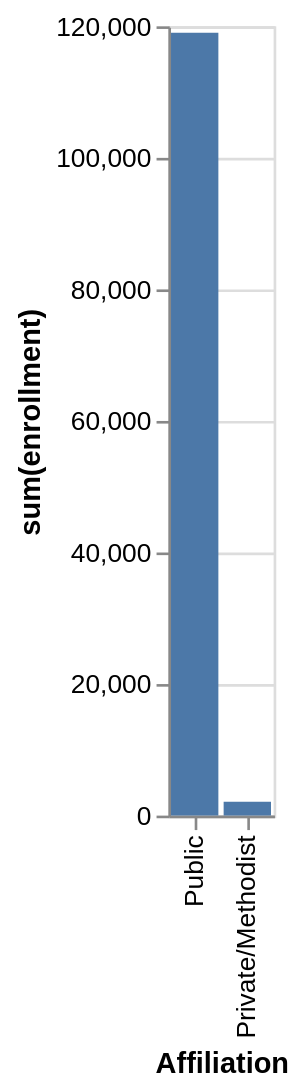

Vega-Lite specification for this chart:
### Vega-Lite specification from a JSON file in a GitHub repository (floating-point values rounded to 4 significant figures)
{"data": {"values": [{"x_data": "Public", "y_data": 119027}, {"x_data": "Private/Methodist", "y_data": 2100}]}, "mark": "bar", "encoding": {"x": {"field": "x_data", "type": "nominal", "title": "Affiliation", "sort": {"op": "sum", "field": "y_data", "order": "descending"}}, "y": {"field": "y_data", "type": "quantitative", "title": "sum(enrollment)"}}}
